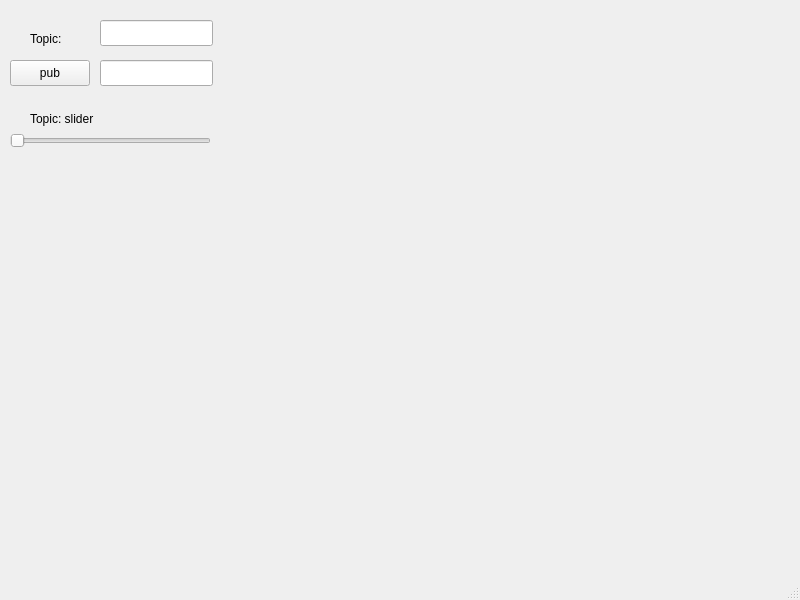
<?xml version="1.0" encoding="UTF-8"?>
<ui version="4.0">
 <class>MainWindow</class>
 <widget class="QMainWindow" name="MainWindow">
  <property name="geometry">
   <rect>
    <x>0</x>
    <y>0</y>
    <width>800</width>
    <height>600</height>
   </rect>
  </property>
  <property name="windowTitle">
   <string>MainWindow</string>
  </property>
  <widget class="QWidget" name="centralwidget">
   <widget class="QPushButton" name="pushButton">
    <property name="geometry">
     <rect>
      <x>10</x>
      <y>60</y>
      <width>80</width>
      <height>26</height>
     </rect>
    </property>
    <property name="text">
     <string>pub</string>
    </property>
   </widget>
   <widget class="QLineEdit" name="messageLine">
    <property name="geometry">
     <rect>
      <x>100</x>
      <y>60</y>
      <width>113</width>
      <height>26</height>
     </rect>
    </property>
   </widget>
   <widget class="QLabel" name="label">
    <property name="geometry">
     <rect>
      <x>30</x>
      <y>30</y>
      <width>58</width>
      <height>18</height>
     </rect>
    </property>
    <property name="text">
     <string>Topic:</string>
    </property>
   </widget>
   <widget class="QLineEdit" name="topicLine">
    <property name="geometry">
     <rect>
      <x>100</x>
      <y>20</y>
      <width>113</width>
      <height>26</height>
     </rect>
    </property>
   </widget>
   <widget class="QLabel" name="label_2">
    <property name="geometry">
     <rect>
      <x>30</x>
      <y>110</y>
      <width>91</width>
      <height>18</height>
     </rect>
    </property>
    <property name="text">
     <string>Topic: slider</string>
    </property>
   </widget>
   <widget class="QSlider" name="horizontalSlider">
    <property name="geometry">
     <rect>
      <x>10</x>
      <y>125</y>
      <width>201</width>
      <height>31</height>
     </rect>
    </property>
    <property name="orientation">
     <enum>Qt::Horizontal</enum>
    </property>
   </widget>
  </widget>
  <widget class="QMenuBar" name="menubar">
   <property name="geometry">
    <rect>
     <x>0</x>
     <y>0</y>
     <width>800</width>
     <height>23</height>
    </rect>
   </property>
  </widget>
  <widget class="QStatusBar" name="statusbar"/>
 </widget>
 <resources/>
 <connections/>
</ui>
